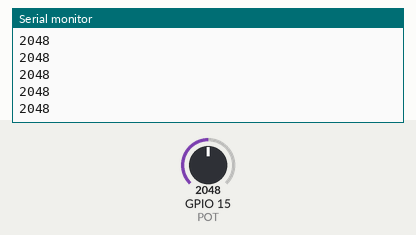
Simulated run of this sketch. Board: ESP32. Parts: the last lines printed to the serial monitor. The test bench sets the inputs (shaded band); at power-on: GPIO 15 (POT) = 2048.

Above: at 1.2 s.
1.3 s: GPIO 15 (POT) set to 2866
At 1.31 s:
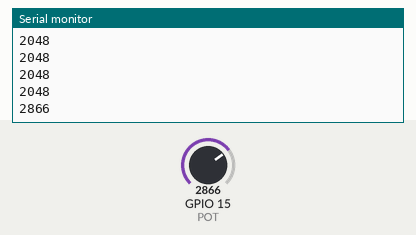
2.8 s: GPIO 15 (POT) set to 3603
At 2.81 s:
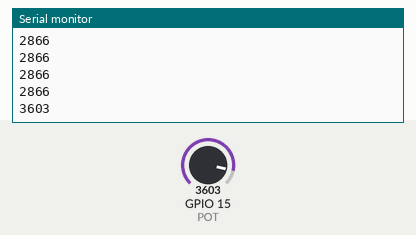
Timing chart, 0 to 5.8 s (numbered marks = the images above; inputs shaded):
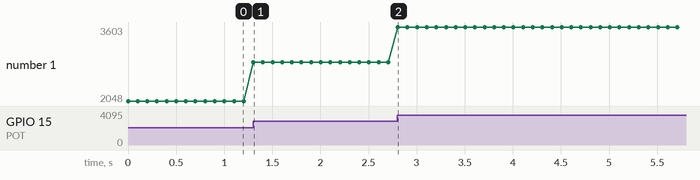

Measured:
- after the input at 1.3 s, the serial monitor: prints a new line at once (image 1)
- after the input at 2.8 s, the serial monitor: prints a new line at once (image 2)
- plotted number 1: 2048 → 2866 after the input at 1.3 s, 2866 → 3603 after the input at 2.8 s

The sketch:

ADC_Pot.ino
```cpp
// Pin donde esta conectado el potenciometro (entrada analogica)
#define POT 15

void setup() {
  // Iniciamos la comunicacion serial a 115200 baudios
  Serial.begin(115200);
}

void loop() {
  // Leemos el valor analogico del potenciometro (0 a 4095 en ESP32)
  int valor = analogRead(POT);

  // Enviamos el valor leido por el puerto serial
  Serial.println(valor);

  // Esperamos 100 milisegundos antes de la siguiente lectura
  delay(100);
}
```
